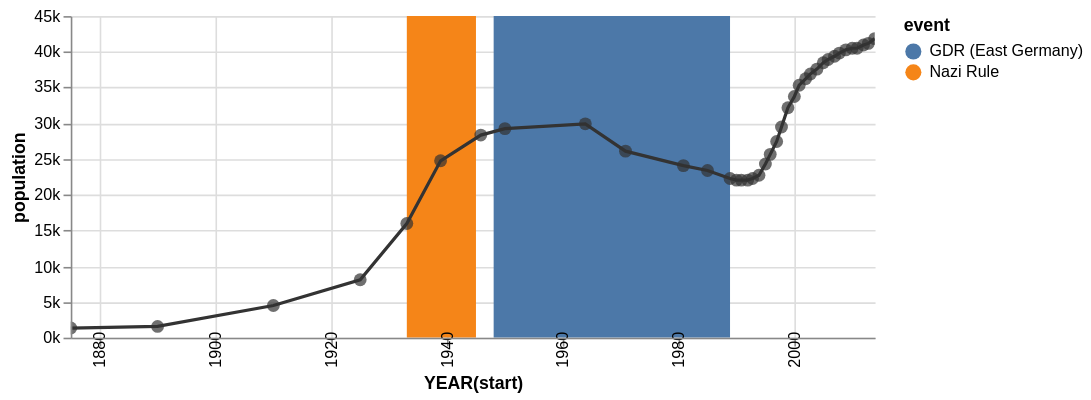

Specify this chart in Vega-Lite:
### Vega specification from a JSON file in a GitHub repository (floating-point values rounded to 4 significant figures)
{"$schema": "http://vega.github.io/schema/vega/v3.0.json", "description": "The population of the German city of Falkensee over time", "autosize": "pad", "padding": 5, "encode": {"update": {"fill": {"value": "transparent"}}}, "data": [{"name": "source_0", "values": [{"year": "1875", "population": 1309}, {"year": "1890", "population": 1558}, {"year": "1910", "population": 4512}, {"year": "1925", "population": 8180}, {"year": "1933", "population": 15915}, {"year": "1939", "population": 24824}, {"year": "1946", "population": 28275}, {"year": "1950", "population": 29189}, {"year": "1964", "population": 29881}, {"year": "1971", "population": 26007}, {"year": "1981", "population": 24029}, {"year": "1985", "population": 23340}, {"year": "1989", "population": 22307}, {"year": "1990", "population": 22087}, {"year": "1991", "population": 22139}, {"year": "1992", "population": 22105}, {"year": "1993", "population": 22242}, {"year": "1994", "population": 22801}, {"year": "1995", "population": 24273}, {"year": "1996", "population": 25640}, {"year": "1997", "population": 27393}, {"year": "1998", "population": 29505}, {"year": "1999", "population": 32124}, {"year": "2000", "population": 33791}, {"year": "2001", "population": 35297}, {"year": "2002", "population": 36179}, {"year": "2003", "population": 36829}, {"year": "2004", "population": 37493}, {"year": "2005", "population": 38376}, {"year": "2006", "population": 39008}, {"year": "2007", "population": 39366}, {"year": "2008", "population": 39821}, {"year": "2009", "population": 40179}, {"year": "2010", "population": 40511}, {"year": "2011", "population": 40465}, {"year": "2012", "population": 40905}, {"year": "2013", "population": 41258}, {"year": "2014", "population": 41777}]}, {"name": "source_1", "values": [{"start": "1933", "end": "1945", "event": "Nazi Rule"}, {"start": "1948", "end": "1989", "event": "GDR (East Germany)"}]}, {"name": "data_0", "source": "source_0", "transform": [{"type": "formula", "expr": "timeParse(datum[\"year\"],\"%Y\")", "as": "year"}]}, {"name": "data_1", "source": "data_0", "transform": [{"type": "formula", "expr": "toDate(datum[\"year\"])", "as": "year"}, {"type": "formula", "expr": "toNumber(datum[\"population\"])", "as": "population"}, {"type": "filter", "expr": "datum[\"year\"] !== null && !isNaN(datum[\"year\"]) && datum[\"population\"] !== null && !isNaN(datum[\"population\"])"}, {"type": "formula", "as": "year_year", "expr": "datetime(year(datum[\"year\"]), 0, 1, 0, 0, 0, 0)"}, {"type": "collect", "sort": {"field": "year_year", "order": "descending"}}]}, {"name": "data_2", "source": "data_0", "transform": [{"type": "formula", "expr": "toDate(datum[\"year\"])", "as": "year"}, {"type": "formula", "expr": "toNumber(datum[\"population\"])", "as": "population"}, {"type": "filter", "expr": "datum[\"year\"] !== null && !isNaN(datum[\"year\"]) && datum[\"population\"] !== null && !isNaN(datum[\"population\"])"}, {"type": "formula", "as": "year_year", "expr": "datetime(year(datum[\"year\"]), 0, 1, 0, 0, 0, 0)"}]}, {"name": "data_3", "source": "source_1", "transform": [{"type": "formula", "expr": "timeParse(datum[\"start\"],\"%Y\")", "as": "start"}, {"type": "formula", "expr": "timeParse(datum[\"end\"],\"%Y\")", "as": "end"}, {"type": "filter", "expr": "datum[\"start\"] !== null && !isNaN(datum[\"start\"]) && datum[\"end\"] !== null && !isNaN(datum[\"end\"])"}, {"type": "formula", "as": "year_start", "expr": "datetime(year(datum[\"start\"]), 0, 1, 0, 0, 0, 0)"}, {"type": "formula", "as": "year_end", "expr": "datetime(year(datum[\"end\"]), 0, 1, 0, 0, 0, 0)"}]}], "signals": [{"name": "width", "update": "max(layer_0_width, layer_1_width)"}, {"name": "height", "update": "max(layer_0_height, layer_1_height)"}, {"name": "layer_0_width", "update": "500"}, {"name": "layer_0_height", "update": "21"}, {"name": "layer_1_width", "update": "max(layer_1_layer_0_width, layer_1_layer_1_width)"}, {"name": "layer_1_height", "update": "max(layer_1_layer_0_height, layer_1_layer_1_height)"}, {"name": "layer_1_layer_0_width", "update": "500"}, {"name": "layer_1_layer_0_height", "update": "200"}, {"name": "layer_1_layer_1_width", "update": "500"}, {"name": "layer_1_layer_1_height", "update": "200"}], "marks": [{"name": "layer_0_marks", "type": "rect", "from": {"data": "data_3"}, "encode": {"update": {"x": {"scale": "x", "field": "year_start"}, "x2": {"scale": "x", "field": "year_end"}, "y": {"value": 0}, "y2": {"field": {"group": "height"}}, "fill": {"scale": "color", "field": "event"}}}, "clip": true}, {"name": "layer_1_layer_0_marks", "type": "line", "from": {"data": "data_1"}, "encode": {"update": {"x": {"scale": "x", "field": "year_year"}, "y": {"scale": "y", "field": "population"}, "stroke": {"value": "#333"}}}, "clip": true}, {"name": "layer_1_layer_1_marks", "type": "symbol", "role": "pointOverlay", "from": {"data": "data_2"}, "encode": {"update": {"x": {"scale": "x", "field": "year_year"}, "y": {"scale": "y", "field": "population"}, "fill": {"value": "#333"}, "opacity": {"value": 0.7}}}, "clip": true}], "scales": [{"name": "x", "type": "time", "domain": {"fields": [{"data": "data_3", "field": "year_start"}, {"data": "data_3", "field": "year_end"}, {"data": "data_1", "field": "year_year"}, {"data": "data_2", "field": "year_year"}], "sort": true}, "range": [0, 500], "round": true, "nice": "year"}, {"name": "color", "type": "ordinal", "domain": {"data": "data_3", "field": "event", "sort": true}, "range": "category"}, {"name": "y", "type": "linear", "domain": {"fields": [{"data": "data_1", "field": "population"}, {"data": "data_2", "field": "population"}], "sort": true}, "range": [200, 0], "round": true, "nice": true, "zero": true}], "axes": [{"scale": "x", "orient": "bottom", "tickCount": 5, "title": "YEAR(start)", "zindex": 1, "encode": {"labels": {"update": {"text": {"signal": "timeFormat(datum.value, '%Y')"}, "angle": {"value": 270}, "baseline": {"value": "middle"}}}}}, {"scale": "x", "domain": false, "grid": true, "labels": false, "orient": "bottom", "tickCount": 5, "ticks": false, "zindex": 0}, {"scale": "y", "format": "s", "orient": "left", "title": "population", "zindex": 1}, {"scale": "y", "domain": false, "format": "s", "grid": true, "labels": false, "orient": "left", "ticks": false, "zindex": 0, "gridScale": "x"}], "legends": [{"fill": "color", "title": "event"}]}
